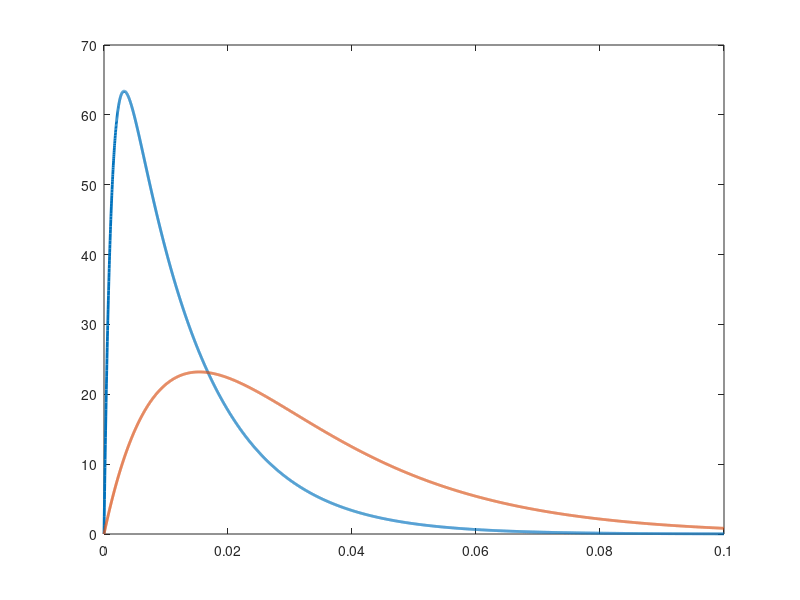

Here is the MATLAB script that generated this plot: (Note: this script raises an error after producing the figure.)

clear
t=linspace(0,0.1,5000);
alpha=83;
beta=769;
beta_b=50;


we=(alpha*beta)/(beta-alpha) * (exp(-alpha*t) - exp(-beta*t));

we_b=(alpha*beta_b)/(beta_b-alpha) * (exp(-alpha*t) - exp(-beta_b*t));
plot(t,we,'LineWidth',2)
hold on
plot(t,we_b,'LineWidth',2)


we_bn=gam(alpha,beta)/gam(alpha,beta_b) * we_b;
hold on
plot(t,we_bn,'LineWidth',2,'LineStyle','--','Color','black')
